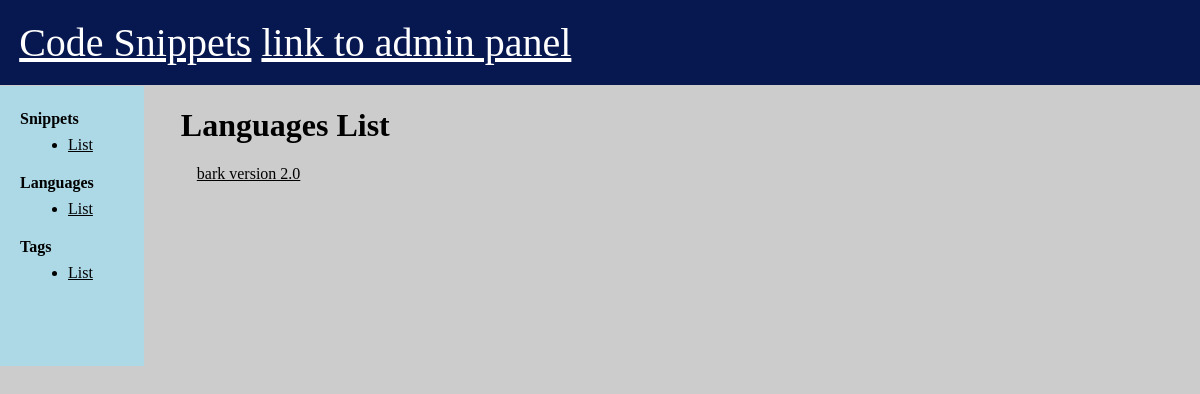
Before: /languages/list with the older database file.
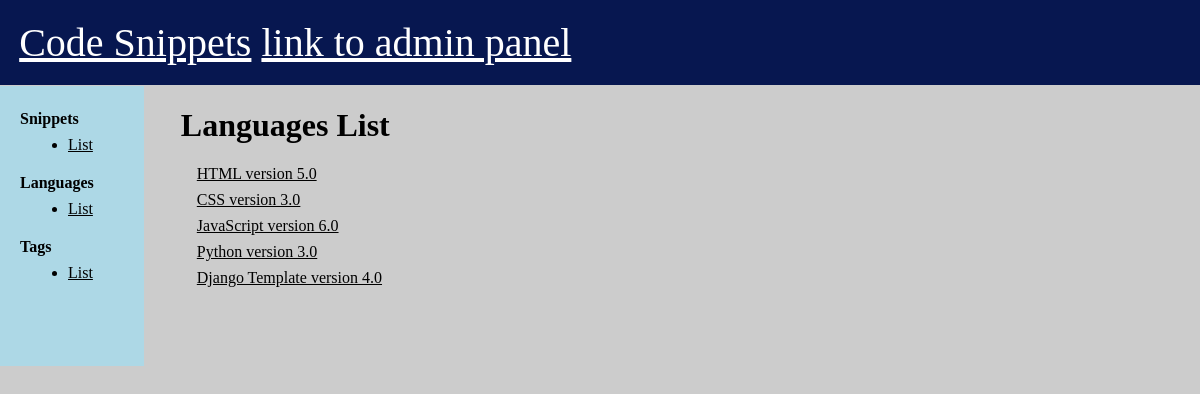
After: the same page with the newer database file.
### snippets/models.py (models this page shows)
class Language(models.Model):
    name = models.CharField(max_length=255)
    version = models.FloatField(blank=True, null=True)
    def __str__(self):
        return f'{self.name} version {self.version}'

### snippets/views.py (the view)
# urls.py: path('languages/list', views.list_language, name='list_language'),
def list_language(request):
    languages = Language.objects.all()
    return render(request, 'snippets/list_language.html', {'languages': languages})

### templates/snippets/list_language.html (shortened to what this page needs)
{% extends 'base.html' %}
{% block content %}
    <h1> Languages List </h1>
    {% for language in languages %}
        <div class="list-item">
            <a href="{% url 'detail_language' pk=language.pk %}"> {{ language }} </a>
        </div>
    {% endfor %}
{% endblock content %}

Changed rows visible on the page:
removed Language: name+version "bark version 2.0"
added Language: name+version "HTML version 5.0"
added Language: name+version "CSS version 3.0"
added Language: name+version "JavaScript version 6.0"
added Language: name+version "Python version 3.0"
added Language: name+version "Django Template version 4.0"
